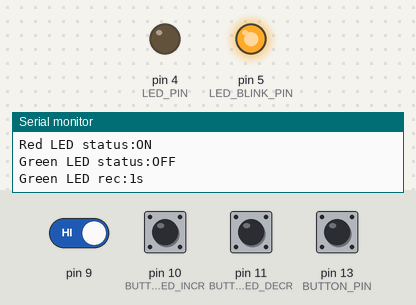
Recording of a program running on a simulated Arduino Mega 2560, built with avr-gcc and run on an emulated ATmega2560. Shown: output pins drawn as LEDs (lit = HIGH), the last lines printed to the serial monitor. Inputs (shaded band) come from the test bench; at power-on: pin 9, pin 10 (BUTTON_LED_INCR), pin 11 (BUTTON_LED_DECR), pin 13 (BUTTON_PIN) HIGH.

Above: at 0.8 s.
0.9 s: pin 13 (BUTTON_PIN) pulled LOW for 0.15 s
At 1.9 s:
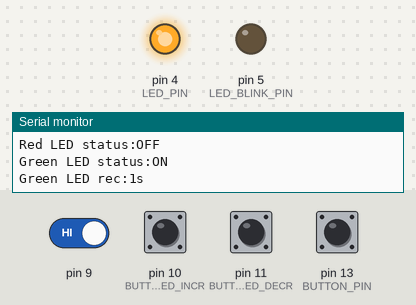
2.5 s: pin 9 driven LOW
At 3.8 s:
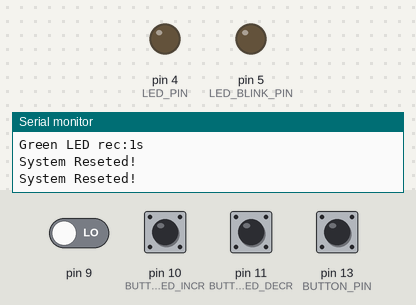
4.1 s: pin 13 (BUTTON_PIN) pulled LOW for 1 s
At 7.28 s:
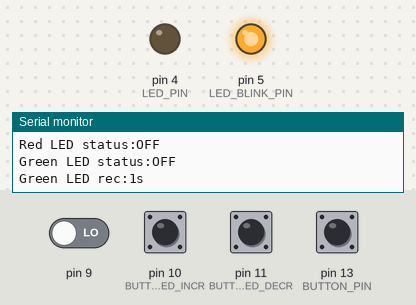
8.2 s: pin 11 (BUTTON_LED_DECR) pulled LOW for 1 s
12.3 s: pin 11 (BUTTON_LED_DECR) pulled LOW for 0.15 s
15.4 s: pin 13 (BUTTON_PIN) pulled LOW for 1 s
At 15.7 s:
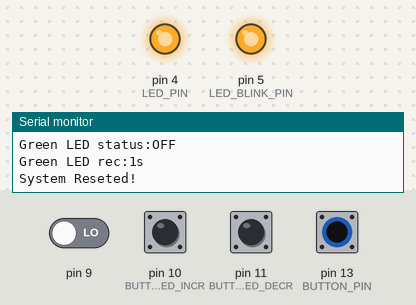
Timing chart, 0 to 18.4 s (numbered marks = the images above; inputs shaded):
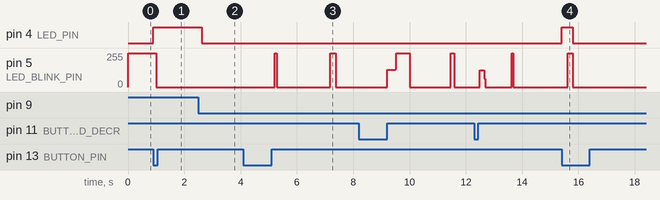

Measured:
- after the input at 0.9 s, pin 4 (LED_PIN): LOW → HIGH at once; pin 5 (LED_BLINK_PIN): goes on until 1.0 s, then stays 0/255
- after the input at 2.5 s, pin 4 (LED_PIN): HIGH → LOW after 0.13 s
- after the input at 4.1 s, pin 5 (LED_BLINK_PIN): 0/255 → 255/255 after 1.1 s, → 0/255 0.08 s later, → 255/255 1.9 s later, → 0/255 0.20 s later
- after the input at 15.4 s, pin 4 (LED_PIN): LOW → HIGH at once, → LOW 0.39 s later; pin 5 (LED_BLINK_PIN): goes on until 15.8 s, then stays 0/255

The program:

main.cpp
```cpp
#include <Arduino_FreeRTOS.h>
#include <HardwareSerial.h>
#include <Arduino.h>
#include <semphr.h>
#define BUTTON_PIN 13
#define BUTTON_LED_INCR 10
#define BUTTON_LED_DECR 11
#define LED_PIN 4
#define LED_BLINK_PIN 5
#define LED_ON 1
#define LED_OFF 0
#define TASK_REC 2
#define TASK_OFFSET 5
int led2Rec;
int ledState;
int led2State;
int buttonState;
int led2ReadRec;
int btnResetState;
SemaphoreHandle_t xSerialSemaphore;

void GreenLEDblink(void *pvParameters);
void IncDecRecLED(void *pvParameters);
void PrintStates(void *pvParameters);
void RedLEDstatus(void *pvParameters);
void Reset(void *pvParameters);
void setup()
{
  led2Rec = 0;
  ledState = 0;
  led2State = 0;
  buttonState = 0;
  led2ReadRec = 1000;
  pinMode(BUTTON_LED_DECR, INPUT);
  pinMode(BUTTON_LED_INCR, INPUT);
  pinMode(LED_BLINK_PIN, OUTPUT);
  pinMode(BUTTON_PIN, INPUT);
  pinMode(LED_PIN, OUTPUT);
  pinMode(9, INPUT);
  Serial.begin(9600);
  if ( xSerialSemaphore == NULL )  // Check to confirm that the Serial Semaphore has not already been created.
  {
    xSerialSemaphore = xSemaphoreCreateMutex();  // Create a mutex semaphore we will use to manage the Serial Port
    if ( ( xSerialSemaphore ) != NULL )
      xSemaphoreGive( ( xSerialSemaphore ) );  // Make the Serial Port available for use, by "Giving" the Semaphore.
  }
  xTaskCreate(GreenLEDblink, "GreenLedBlink", 128, NULL, 3, NULL);
  xTaskCreate(IncDecRecLED, "RecForLed", 128, NULL, 2, NULL);
  xTaskCreate(PrintStates, "Print", 128, NULL, 3, NULL);
  xTaskCreate(RedLEDstatus, "RedLED", 128, NULL, 1, NULL);
  xTaskCreate(Reset, "ResetEverything", 128, NULL, 3, NULL);
  vTaskStartScheduler();
}
void loop()
{
}
void GreenLEDblink(void *pvParameters)
{
  (void)pvParameters;
  for (;;)
  {
    if ( xSemaphoreTake( xSerialSemaphore, ( TickType_t ) 5 ) == pdTRUE )
    {
      ledState = !ledState;
      digitalWrite(LED_BLINK_PIN, ledState);

      xSemaphoreGive( xSerialSemaphore ); // Now free or "Give" the Serial Port for others.
    }

    vTaskDelay(led2ReadRec / portTICK_PERIOD_MS);
  }
}
void IncDecRecLED(void *pvParameters)
{
  (void)pvParameters;
  for (;;)
  {
    if (digitalRead(BUTTON_LED_INCR) == 0)
    {
      led2ReadRec = led2ReadRec + 1000;
    }
    if (digitalRead(BUTTON_LED_DECR) == 0)
    {
      led2ReadRec = led2ReadRec - 1000;
    }
    vTaskDelay(15);
  }
}
void PrintStates(void *pvParameters)
{
  (void)pvParameters;
  for (;;)
  {
    Serial.println();
    Serial.print("Red LED status:");
    if (ledState == 1)
    {
      Serial.println("ON");
    }
    else
      Serial.println("OFF");
    Serial.print("Green LED status:");
    if (led2State == 1)
    {
      Serial.println("ON");
    }
    else
      Serial.println("OFF");
    Serial.print("Green LED rec:");
    Serial.print(led2ReadRec / 1000);
    Serial.println("s");
    vTaskDelay(1000 / portTICK_PERIOD_MS);
  }
}
void RedLEDstatus(void *pvParameters)
{
  (void)pvParameters;
  for (;;)
  {
    if (digitalRead(BUTTON_PIN) == 0)
    {
      led2State = !led2State;
      digitalWrite(LED_PIN, led2State);
      while(digitalRead(BUTTON_PIN) == 0);
    }
    if (led2State == 1)
    {
      if ( xSemaphoreTake( xSerialSemaphore, ( TickType_t ) 5 ) == pdTRUE )
      {
        // handle exception
      }
    }
    else
    {
      xSemaphoreGive( xSerialSemaphore );
    }

    vTaskDelay(1);
  }
}
void Reset(void *pvParameters)
{
  (void)pvParameters;
  for (;;)
  {
    btnResetState = digitalRead(9);
    if (btnResetState == 0)
    {
      led2Rec = 0;

      digitalWrite(LED_PIN, LOW);
      digitalWrite(LED_BLINK_PIN, LOW);
      led2ReadRec = 1000;
      Serial.println("System Reseted!");
    }
    vTaskDelay(35);
  }
}
```
